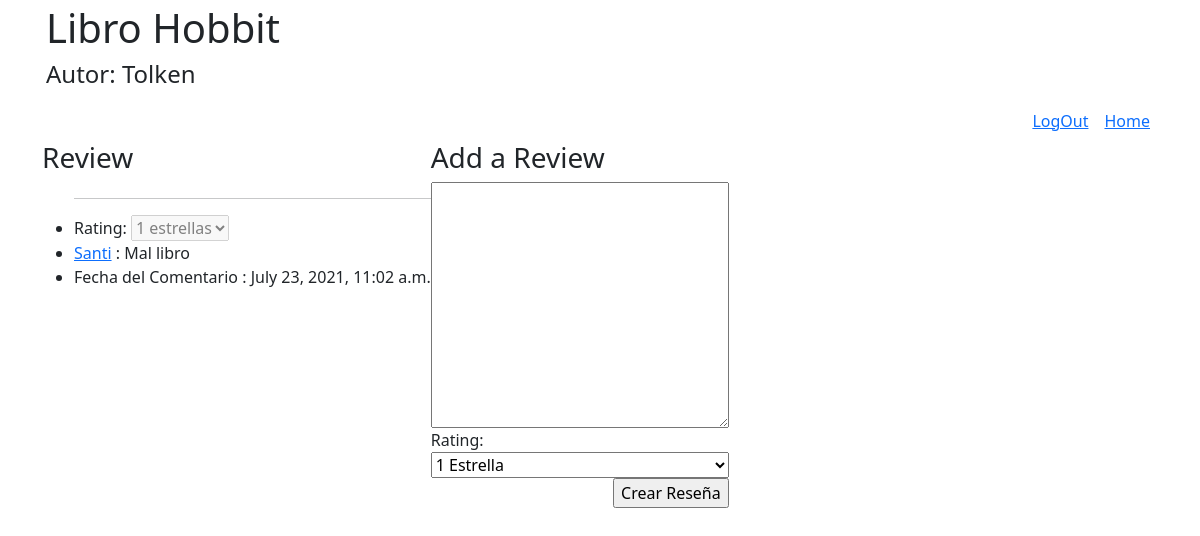
Page /book/3 (signed in) on the committed database.
### bookApp/models.py (models this page shows)
class Book(models.Model):
    bookName=models.CharField(max_length=45)
    createdAt=models.DateTimeField(auto_now_add=True)
    updatedAt=models.DateTimeField(auto_now=True)
    objects=BookManager()

class Author(models.Model):
    authorName=models.CharField(max_length=45)
    books=models.ManyToManyField(Book, related_name="authors")
    createdAt=models.DateTimeField(auto_now_add=True)
    updatedAt=models.DateTimeField(auto_now=True)
    objects=AuthorManager()

class Review(models.Model):
    reviewDesc=models.TextField()
    rating=models.IntegerField()
    userReview=models.ForeignKey(User,related_name="users_review", on_delete=models.CASCADE)
    bookReview=models.ForeignKey(Book,related_name="book_reviews",on_delete=models.CASCADE)
    createdAt=models.DateTimeField(auto_now_add=True)
    updatedAt=models.DateTimeField(auto_now=True)
    objects=ReviewManager()

class User(models.Model):
    name=models.CharField(max_length=40)
    username=models.CharField(max_length=40)
    email=models.EmailField()
    password=models.CharField(max_length=40)
    createdAt=models.DateTimeField(auto_now_add=True)
    updatedAt=models.DateTimeField(auto_now=True)
    objects = UserManager()

### bookApp/views.py (the view)
# urls.py: path('book/<int:bookId>',views.indexBook),
def indexBook(request, bookId):
    if 'logged_user' not in request.session:
        messages.error(request, "Please Register or Log In")
        return redirect("/")
    content={
        'book' : Book.objects.get(id=bookId),
        'reviews' : Review.objects.filter(bookReview=bookId)
    }
    return render (request,'indexBook.html', content)

### bookApp/templates/indexBook.html (shortened to what this page needs)
<!DOCTYPE html>
<html lang="en">
<head>
    <link href="https://cdn.jsdelivr.net/npm/bootstrap@5.0.2/dist/css/bootstrap.min.css" rel="stylesheet">
    {% load static %}
    <link rel="stylesheet" href="{% static 'css/styleLogin.css' %}">
</head>
<body>
    <div class="container">
        <div class="d-flex ">
            <div class="p-1"><H1>Libro {{book.bookName}}{{review.bookReview.bookName}} </H1>
                {%for author in book.authors.all %}
                <h4>Autor: {{author.authorName}}</h4>
                {% endfor %}
            </div>
        </div>
        <div class="d-flex justify-content-end">
            <div class="p-2"><a href="/logout">LogOut</a></div>
            <div class="p-2"><a href="/user">Home</a></div>
        </div>
    </div>
    <div class="container">
        <div class="d-flex">
            <div class="d-flex flex-column">
                <h3>Review</h3>
                <ul>
                    {% for review in book.book_reviews.all %}
                    <li>
                        <hr>
                        Rating: <select name="rating" id="rating" disabled="disabled">
                        <option  value="{{review.rating}}" >
                            {% if review.rating == 1 %}1 estrellas{% endif %}
                            </option>
                        </select>
                    </li>
                    <li>
                        <a href="#">{{review.userReview.username}}</a> : {{review.reviewDesc}}
                    </li>
                    <li>
                        Fecha del Comentario : {{review.updatedAt}}
                    </li>
                    {% endfor %}
                </ul>
            </div>
            <form action="/book/{{book.id}}/addReview" method="post">
                <div class="d-flex flex-column">
                    <h3>Add a Review</h3>
                    <textarea name="review" id="review" cols="30" rows="10"></textarea>
                    Rating:
                    <select name="rating" id="rating" >
                        <option value="1">1 Estrella</option>
                    </select>
                    <div class="d-flex justify-content-end">
                    <input type="submit" value="Crear Reseña">
                    </div>
                </div>
            </form>
        </div>
    </div>
</body>
</html>

### rows in the picture
Book: bookName "Hobbit"
Author: authorName "Tolken"
Review: rating "1 estrellas", userReview.username "Santi", reviewDesc "Mal libro", updatedAt "July 23, 2021, 11:02 a.m."
